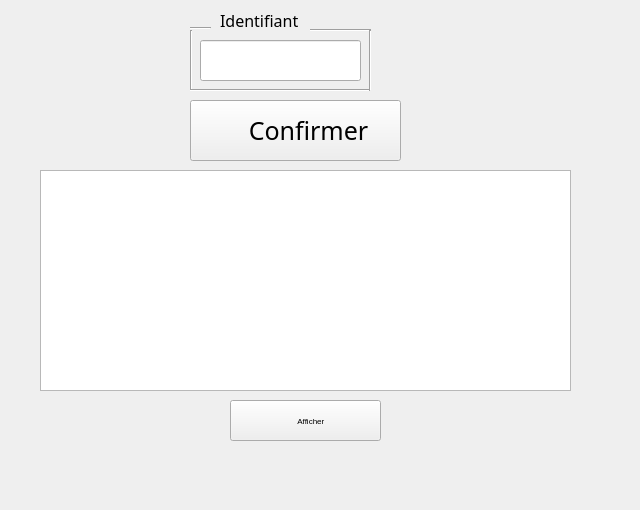
     <widget class="QWidget" name="tab_12">
      <attribute name="title">
       <string>Supprimer</string>
      </attribute>
      <widget class="Line" name="line_243">
       <property name="geometry">
        <rect>
         <x>310</x>
         <y>20</y>
         <width>61</width>
         <height>20</height>
        </rect>
       </property>
       <property name="orientation">
        <enum>Qt::Horizontal</enum>
       </property>
      </widget>
      <widget class="QLineEdit" name="IdEdit_6">
       <property name="geometry">
        <rect>
         <x>200</x>
         <y>40</y>
         <width>161</width>
         <height>41</height>
        </rect>
       </property>
       <property name="font">
        <font>
         <pointsize>14</pointsize>
        </font>
       </property>
      </widget>
      <widget class="Line" name="line_244">
       <property name="geometry">
        <rect>
         <x>190</x>
         <y>30</y>
         <width>3</width>
         <height>61</height>
        </rect>
       </property>
       <property name="orientation">
        <enum>Qt::Vertical</enum>
       </property>
      </widget>
      <widget class="QLabel" name="label_64">
       <property name="geometry">
        <rect>
         <x>160</x>
         <y>100</y>
         <width>61</width>
         <height>61</height>
        </rect>
       </property>
       <property name="text">
        <string/>
       </property>
      </widget>
      <widget class="Line" name="line_245">
       <property name="geometry">
        <rect>
         <x>190</x>
         <y>80</y>
         <width>181</width>
         <height>20</height>
        </rect>
       </property>
       <property name="orientation">
        <enum>Qt::Horizontal</enum>
       </property>
      </widget>
      <widget class="Line" name="line_246">
       <property name="geometry">
        <rect>
         <x>190</x>
         <y>20</y>
         <width>21</width>
         <height>16</height>
        </rect>
       </property>
       <property name="orientation">
        <enum>Qt::Horizontal</enum>
       </property>
      </widget>
      <widget class="QLabel" name="label_91">
       <property name="geometry">
        <rect>
         <x>220</x>
         <y>0</y>
         <width>101</width>
         <height>41</height>
        </rect>
       </property>
       <property name="font">
        <font>
         <family>Bahnschrift</family>
         <pointsize>12</pointsize>
        </font>
       </property>
       <property name="text">
        <string>Identifiant</string>
       </property>
      </widget>
      <widget class="QPushButton" name="pushButton_18">
       <property name="geometry">
        <rect>
         <x>190</x>
         <y>100</y>
         <width>211</width>
         <height>61</height>
        </rect>
       </property>
       <property name="font">
        <font>
         <family>Bahnschrift</family>
         <pointsize>19</pointsize>
        </font>
       </property>
       <property name="cursor">
        <cursorShape>PointingHandCursor</cursorShape>
       </property>
       <property name="text">
        <string>    Confirmer</string>
       </property>
      </widget>
      <widget class="QPushButton" name="pushButton_19">
       <property name="geometry">
        <rect>
         <x>230</x>
         <y>400</y>
         <width>151</width>
         <height>41</height>
        </rect>
       </property>
       <property name="font">
        <font>
         <pointsize>6</pointsize>
        </font>
       </property>
       <property name="cursor">
        <cursorShape>PointingHandCursor</cursorShape>
       </property>
       <property name="text">
        <string>     Afficher</string>
       </property>
      </widget>
      <widget class="Line" name="line_247">
       <property name="geometry">
        <rect>
         <x>360</x>
         <y>30</y>
         <width>20</width>
         <height>61</height>
        </rect>
       </property>
       <property name="orientation">
        <enum>Qt::Vertical</enum>
       </property>
      </widget>
      <widget class="QTableView" name="tableView_3">
       <property name="geometry">
        <rect>
         <x>40</x>
         <y>170</y>
         <width>531</width>
         <height>221</height>
        </rect>
       </property>
       <property name="font">
        <font>
         <family>Bahnschrift</family>
         <pointsize>10</pointsize>
        </font>
       </property>
      </widget>
      <widget class="QLabel" name="label_66">
       <property name="geometry">
        <rect>
         <x>220</x>
         <y>400</y>
         <width>41</width>
         <height>41</height>
        </rect>
       </property>
       <property name="text">
        <string/>
       </property>
      </widget>
      <widget class="QLabel" name="label_16">
       <property name="geometry">
        <rect>
         <x>0</x>
         <y>0</y>
         <width>631</width>
         <height>501</height>
        </rect>
       </property>
       <property name="text">
        <string/>
       </property>
      </widget>
      <zorder>label_16</zorder>
      <zorder>line_243</zorder>
      <zorder>IdEdit_6</zorder>
      <zorder>line_244</zorder>
      <zorder>line_245</zorder>
      <zorder>line_246</zorder>
      <zorder>label_91</zorder>
      <zorder>pushButton_18</zorder>
      <zorder>pushButton_19</zorder>
      <zorder>line_247</zorder>
      <zorder>tableView_3</zorder>
      <zorder>label_64</zorder>
      <zorder>label_66</zorder>
     </widget>
